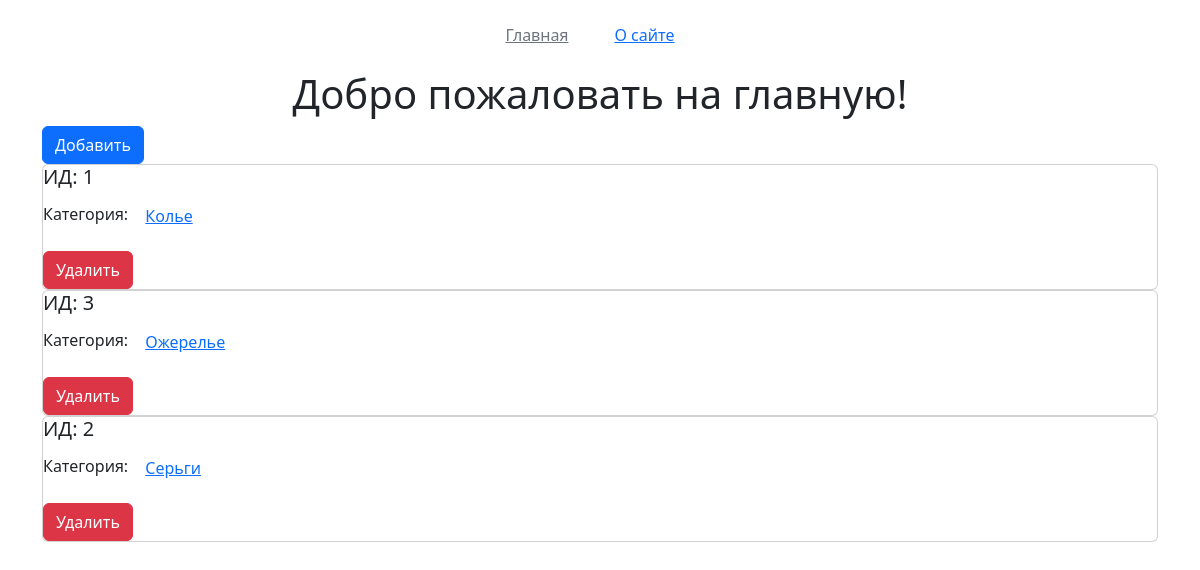
Page /category/ on the earlier database version.
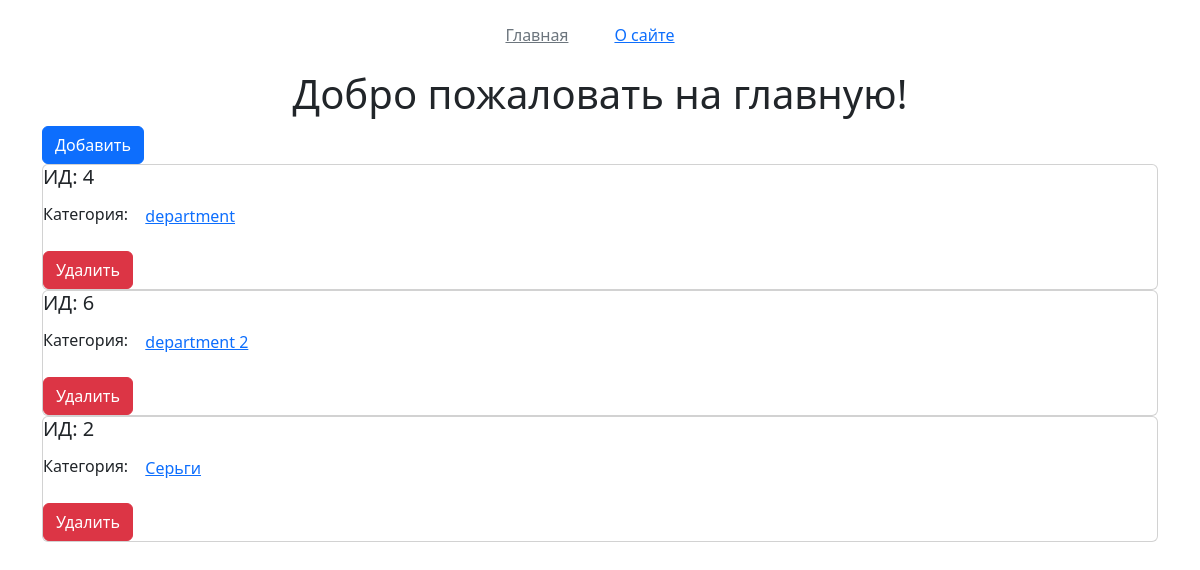
Same page on the later database version.
### app/models.py (models this page shows, shortened)
class Category(models.Model):
    name = models.CharField("Наименование", max_length=30, unique=True, null=False)
    class Meta:
        verbose_name_plural = "Категории"
        verbose_name = "Категория"

### app/views.py (the view, shortened to what this page needs)
# urls.py: path('category/', index, name="main"),
def index(request):
    errors = {}
    categories = Category.objects.all().order_by("name", "id")
    return render(request, "app/index.html", {"cate": categories, "title": "Главная", "errors": errors})

### templates/app/index.html (shortened to what this page needs)
{% extends "layout.html" %}
{% block body %}
    <h1 class="text-center">Добро пожаловать на главную!</h1>
    <a class="btn btn-primary" href="{% url "app:category_add" %}">Добавить</a>
    {% for cat in cate %}
        <div class="card">
            <h5>ИД: {{ cat.id }}</h5>
            <p>Категория: <a class="btn btn-link" href="{% url "app:category_edit" cat.id %}">{{ cat.name }}</a></p>
            <form method="POST" action="{% url "app:main" %}">
                <input type="submit" value="Удалить" class="btn btn-danger">
            </form>
        </div>
    {% endfor %}
{% endblock %}

### templates/layout.html (shortened to what this page needs)
<!doctype html>
<html lang="ru">
<head>
    <link rel="stylesheet" href="https://cdn.jsdelivr.net/npm/bootstrap@5.3.2/dist/css/bootstrap.min.css"
>
</head>
<body>
    <div class="container">
		<header class="d-flex justify-content-center py-3">
          <ul class="nav col-12 col-md-auto mb-2 justify-content-center mb-md-0">
			<li class='navbar-item disabled' style='margin-right: 20px'>
				<a class='btn btn-link link-secondary' href='{% url "app:main" %}'>Главная</a>
			</li>
			<li class='navbar-item' style='margin-right: 20px'>
				<a class='btn btn-link' href='{% url "app:about" %}'>О сайте</a>
			</li>
		  </ul>
		</header>
        {% block body %}
        {% endblock %}
    </div>
</body>

Differences in the rows shown:
removed Category: id "1", name "Колье"
removed Category: id "3", name "Ожерелье"
added Category: id "4", name "department"
added Category: id "6", name "department 2"
